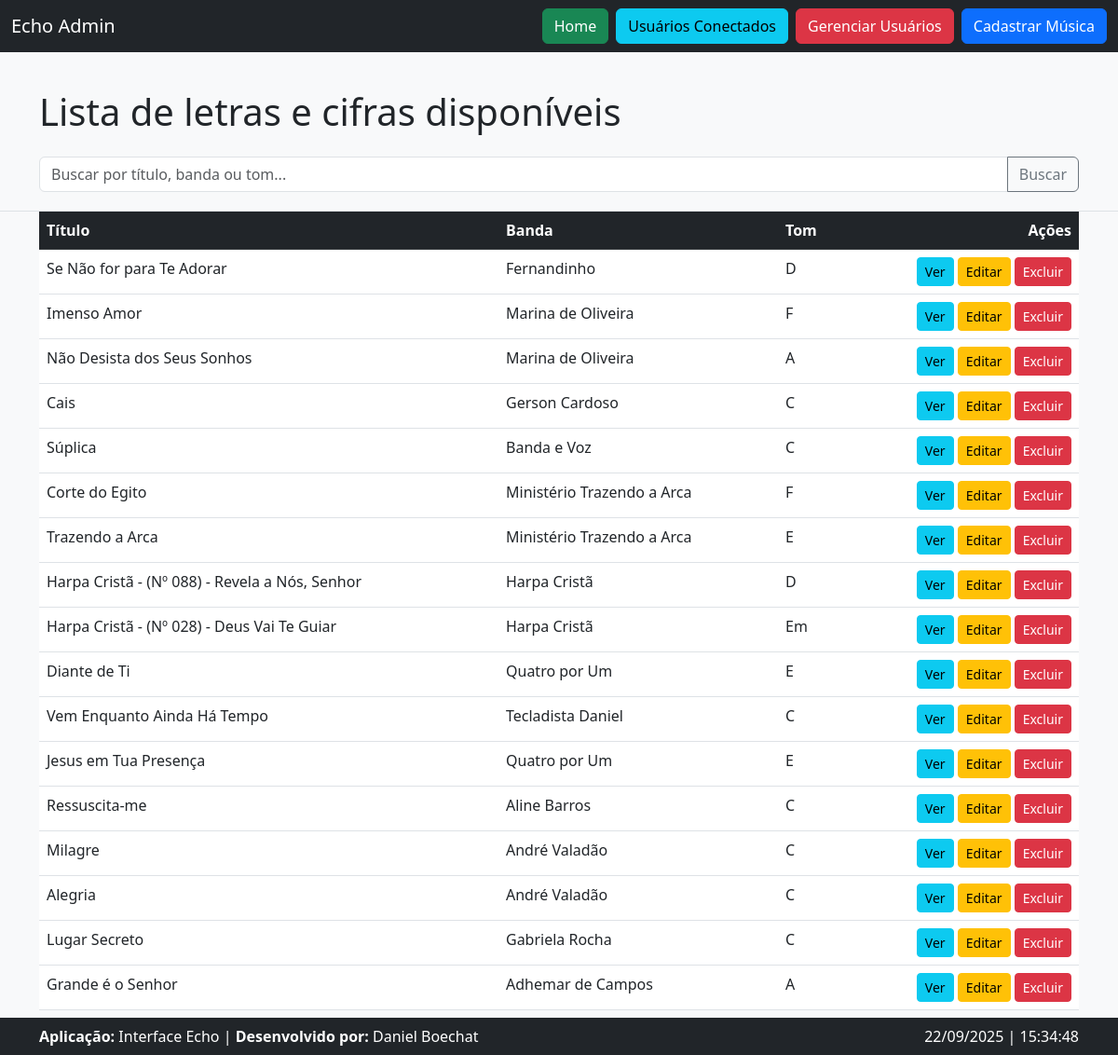
The app's page /cifras with its own data.
### tables this page shows
CREATE TABLE cifras (
            id INTEGER PRIMARY KEY AUTOINCREMENT,
            titulo TEXT NOT NULL,
            banda TEXT NOT NULL,
            tom TEXT NOT NULL,
            capotraste TEXT,
            afinacao TEXT,
            letra TEXT NOT NULL,
            cifra TEXT NOT NULL,
            arquivo TEXT,
            created_at TEXT NOT NULL
        );

### app.py (the view)
@app.route("/cifras")
def listar_cifras():
    conn = get_cifras_conn()
    cur = conn.cursor()
    q = request.args.get("q", "").strip()
    if q:
        cur.execute("SELECT id, titulo, banda, tom, created_at FROM cifras WHERE titulo LIKE ? OR banda LIKE ? OR tom LIKE ? ORDER BY created_at DESC", (f"%{q}%", f"%{q}%", f"%{q}%"))
    else:
        cur.execute("SELECT id, titulo, banda, tom, created_at FROM cifras ORDER BY created_at DESC")
    musicas = cur.fetchall()
    conn.close()
    return render_template("index.html", musicas=musicas, q=q)

### app.py (called while the page is built)
def get_cifras_conn():
    conn = sqlite3.connect(CIFRAS_DB_PATH)
    conn.row_factory = sqlite3.Row
    return conn

### templates/index.html (shortened to what this page needs)
{% extends 'base.html' %}
{% block content %}
<div class="page-container">
    <div class="page-header">
        <div class="container">
            <div class="d-flex justify-content-between align-items-center mb-3">
                <h1>Lista de letras e cifras disponíveis</h1>
            </div>
            <form method="GET" action="{{ url_for('listar_cifras') }}" class="mb-1">
                <div class="input-group">
                    <input type="text" name="q" class="form-control" placeholder="Buscar por título, banda ou tom..." value="{{ q }}">
                    <button class="btn btn-outline-secondary" type="submit">Buscar</button>
                </div>
            </form>
        </div>
    </div>
    <div class="page-content">
        <div class="container">
            <table class="table table-hover">
                <thead class="table-dark">
                    <tr>
                        <th scope="col">Título</th>
                        <th scope="col">Banda</th>
                        <th scope="col">Tom</th>
                        <th scope="col" class="text-end">Ações</th>
                    </tr>
                </thead>
                <tbody>
                    {% for musica in musicas %}
                    <tr class="table-row-{{ loop.cycle('light', 'secondary-subtle') }}">
                        <td>{{ musica.titulo }}</td>
                        <td>{{ musica.banda }}</td>
                        <td>{{ musica.tom }}</td>
                        <td class="text-end">
                            <a href="{{ url_for('detalhar_cifra', cifra_id=musica.id) }}" class="btn btn-info btn-sm">Ver</a>
                            <a href="{{ url_for('editar_cifra', cifra_id=musica.id) }}" class="btn btn-warning btn-sm">Editar</a>
                            <form action="{{ url_for('excluir_cifra', cifra_id=musica.id) }}" method="POST" class="d-inline" onsubmit="return confirm('Tem certeza que deseja excluir esta cifra?');">
                                <button type="submit" class="btn btn-danger btn-sm">Excluir</button>
                            </form>
                        </td>
                    </tr>
                    {% else %}
                    <tr>
                        <td colspan="4" class="text-center">Nenhuma cifra encontrada.</td>
                    </tr>
                    {% endfor %}
                </tbody>
            </table>
        </div>
    </div>
</div>
<footer class="fixed-footer bg-dark text-white p-2">
    <div class="container">
        <div class="d-flex justify-content-between align-items-center">
            <div>
                <span><strong>Aplicação:</strong> Interface Echo</span> |
                <span><strong>Desenvolvido por:</strong> Daniel Boechat</span>
            </div>
            <div id="datetime" class="text-end">
                <span id="date"></span> | <span id="clock"></span>
            </div>
        </div>
    </div>
</footer>
{% endblock %}

### templates/base.html (shortened to what this page needs)
<!doctype html>
<html lang="pt-br">
<head>
    <link href="https://cdn.jsdelivr.net/npm/bootstrap@5.3.0-alpha1/dist/css/bootstrap.min.css" rel="stylesheet">
</head>
<body>
    <nav class="navbar navbar-expand-lg navbar-dark bg-dark fixed-top">
        <div class="container-fluid">
            <a class="navbar-brand" href="{{ url_for('listar_cifras') }}">Echo Admin</a>
            <div class="d-flex">
                <a href="{{ url_for('listar_cifras') }}" class="btn btn-success me-2">Home</a>
                <a href="{{ url_for('usuarios_conectados') }}" class="btn btn-info me-2">Usuários Conectados</a>
                <a href="{{ url_for('gerenciar_usuarios') }}" class="btn btn-danger me-2">Gerenciar Usuários</a>
                <a href="{{ url_for('criar_cifra') }}" class="btn btn-primary">Cadastrar Música</a>
            </div>
        </div>
    </nav>
    <div class="container mt-4" style="padding-top: 56px;">
        {% block content %}{% endblock %}
    </div>
</body>
</html>

### templates/base.html (style rules this page uses)
body { background-color: #f8f9fa; }

### templates/index.html (style rules this page uses)
.container.mt-4 { padding: 0; margin: 0; max-width: 100%; height: calc(100vh - 56px); }
.page-container { display: flex; flex-direction: column; height: 100%; }
.page-header { flex-shrink: 0; padding: 1rem 0; border-bottom: 1px solid #dee2e6; background-color: #f8f9fa; }
.page-content { flex-grow: 1; overflow-y: auto; }
.table > thead { position: sticky; top: -1px; z-index: 10; }
.fixed-footer { position: fixed; bottom: 0; left: 0; right: 0; z-index: 1020; }

### records on screen
cifras: titulo "Se Não for para Te Adorar", banda "Fernandinho", tom "D"
cifras: titulo "Imenso Amor", banda "Marina de Oliveira", tom "F"
cifras: titulo "Não Desista dos Seus Sonhos", banda "Marina de Oliveira", tom "A"
cifras: titulo "Cais", banda "Gerson Cardoso", tom "C"
cifras: titulo "Súplica", banda "Banda e Voz", tom "C"
cifras: titulo "Corte do Egito", banda "Ministério Trazendo a Arca", tom "F"
cifras: titulo "Trazendo a Arca", banda "Ministério Trazendo a Arca", tom "E"
cifras: titulo "Harpa Cristã - (Nº 088) - Revela a Nós, Senhor", banda "Harpa Cristã", tom "D"
cifras: titulo "Harpa Cristã - (Nº 028) - Deus Vai Te Guiar", banda "Harpa Cristã", tom "Em"
cifras: titulo "Diante de Ti", banda "Quatro por Um", tom "E"
cifras: titulo "Vem Enquanto Ainda Há Tempo", banda "Tecladista Daniel", tom "C"
cifras: titulo "Jesus em Tua Presença", banda "Quatro por Um", tom "E"
cifras: titulo "Ressuscita-me", banda "Aline Barros", tom "C"
cifras: titulo "Milagre", banda "André Valadão", tom "C"
cifras: titulo "Alegria", banda "André Valadão", tom "C"
cifras: titulo "Lugar Secreto", banda "Gabriela Rocha", tom "C"
cifras: titulo "Grande é o Senhor", banda "Adhemar de Campos", tom "A"
